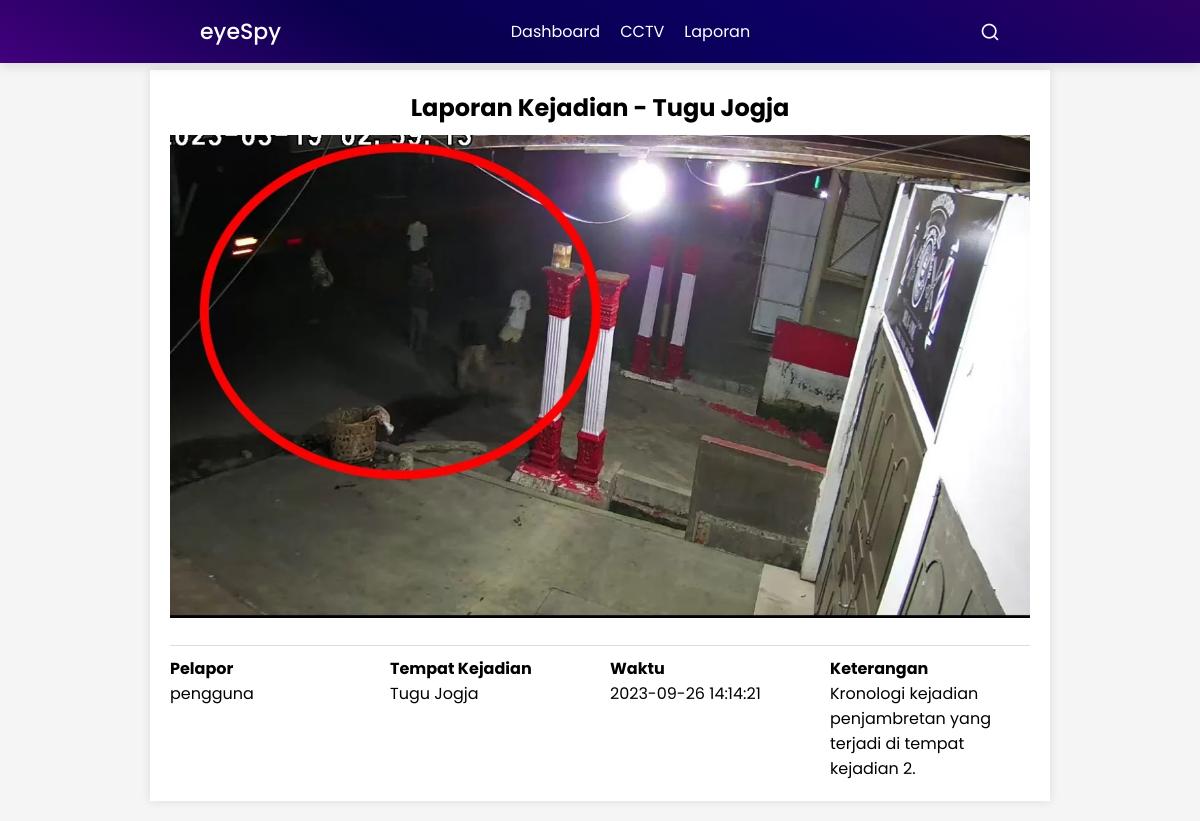
/detailLaporan.php?id=444, run on the app's committed database.
### tables this page shows
CREATE TABLE `laporan_kejahatan` (
  `id` int(11) NOT NULL,
  `jenis_kejahatan` int(255) NOT NULL,
  `tempat_kejadian` int(11) NOT NULL,
  `waktu` datetime NOT NULL,
  `keterangan` text DEFAULT NULL,
  `pelapor` enum('pengguna','sistem') DEFAULT NULL
);

CREATE TABLE `tempat` (
  `id_tempat` int(11) NOT NULL,
  `nama_tempat` varchar(255) NOT NULL,
  `kabupaten` enum('Bantul','Sleman','Gunung Kidul','Kulon Progo','Yogyakarta') NOT NULL,
  `gambar` varchar(1000) NOT NULL
);

### php/fungsiDetailLaporan.php (called while the page is built)
<?php
include "koneksi.php";
$id_laporan = isset($_GET['id']) ? $_GET['id'] : 0;
$sql_laporan = "
SELECT lk.pelapor, jk.nama_jenis as jenis_kejahatan, t.nama_tempat, lk.waktu, lk.keterangan
FROM laporan_kejahatan lk
JOIN jenis_kejahatan jk ON lk.jenis_kejahatan = jk.id_jenis
JOIN tempat t ON lk.tempat_kejadian = t.id_tempat
WHERE lk.id = $id_laporan
";
$result_laporan = $conn->query($sql_laporan);
if ($result_laporan->num_rows > 0) {
    $row_laporan = $result_laporan->fetch_assoc();
} else {
    echo "Laporan tidak ditemukan.";
    exit;
}
?>

### detailLaporan.php (the view, shortened to what this page needs)
<!DOCTYPE html>
<html lang="en">
<head>
    <link rel="stylesheet" href="css/detailLaporan.css">
    <link rel="stylesheet" href="css/navbar.css">
    <link rel="stylesheet" href="https://unicons.iconscout.com/release/v4.0.0/css/line.css">
</head>
<body>
    <?php
        include 'php/navbar.php';
        include 'php/fungsiDetailLaporan.php';
    ?>
    <div class="container">
        <div class="header">
            <h1>Laporan Kejadian - <?php echo htmlspecialchars($row_laporan['nama_tempat']); ?></h1>
        </div>
        <div class="content">
            <img src="gambar/footage.webp" alt="gambar">
        </div>
        <div class="details">
            <div>
                <span>Pelapor</span>
                <?php echo htmlspecialchars($row_laporan['pelapor']); ?>
            </div>
            <div>
                <span>Tempat Kejadian</span>
                <?php echo htmlspecialchars($row_laporan['nama_tempat']); ?>
            </div>
            <div>
                <span>Waktu</span>
                <?php echo htmlspecialchars($row_laporan['waktu']); ?>
            </div>
            <div>
                <span>Keterangan</span>
                <?php echo htmlspecialchars($row_laporan['keterangan']); ?>
            </div>
        </div>
    </div>
</body>
</html>

### css/detailLaporan.css (style rules this page uses)
body { font-family: Arial, sans-serif; background-color: #f5f5f5; margin-top: 70px; }
.container { max-width: 900px; margin: 20px auto; background-color: white; padding: 20px; box-shadow: 0 0 10px rgba(0, 0, 0, 0.1); }
.header { text-align: center; margin-bottom: 10px; }
.header h1 { margin: 0; font-size: 24px; }
.content { text-align: center; }
.content img { width: 100%; height: auto; }
.details { margin-top: 20px; display: flex; justify-content: space-between; border-top: 1px solid #ddd; padding-top: 10px; }
.details div { flex: 1; text-align: left; }
.details div:not(:last-child) { margin-right: 20px; }
.details div span { display: block; font-weight: bold; }

### css/navbar.css (style rules this page uses)
* { margin: 0; padding: 0; box-sizing: border-box; font-family: "Poppins", sans-serif; }

### data on the page
laporan_kejahatan: tempat_kejadian.nama_tempat "Tugu Jogja", pelapor "pengguna", waktu "2023-09-26 14:14:21", keterangan "Kronologi kejadian penjambretan yang terjadi di tempat kejadian 2."
